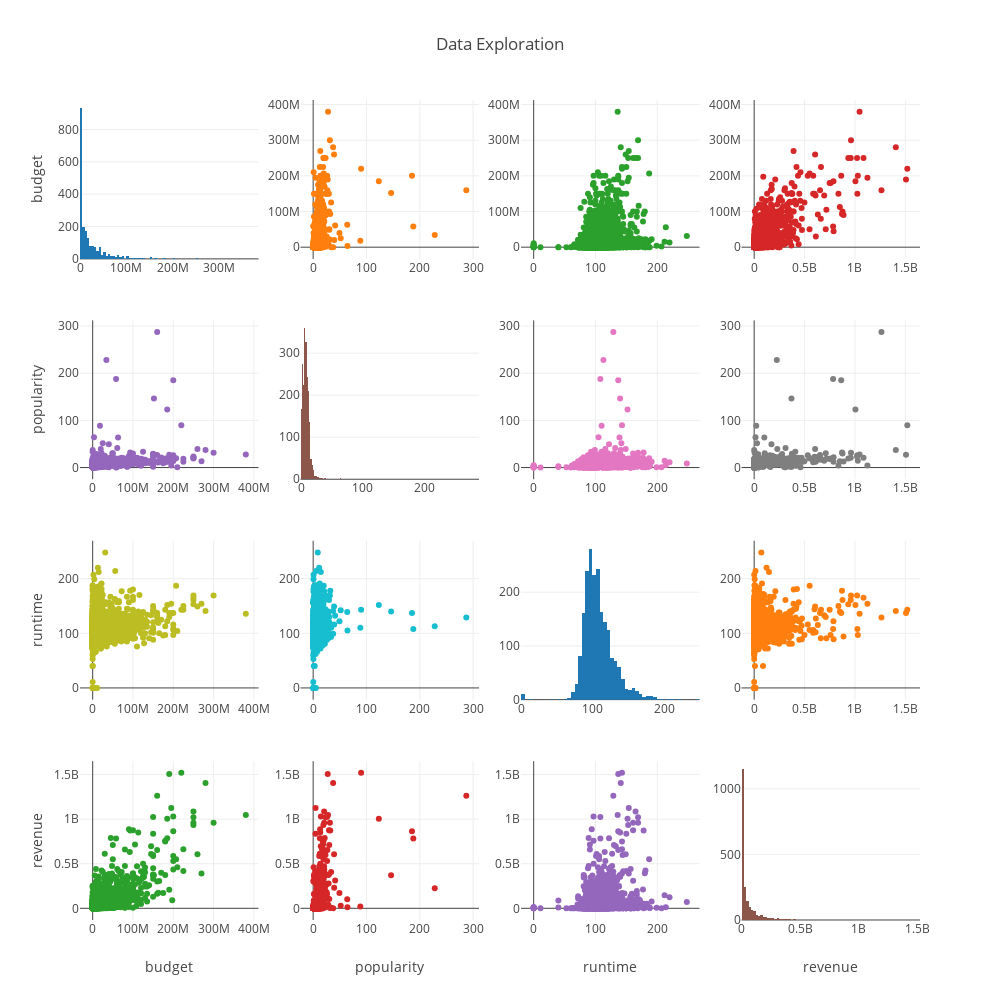

Notebook source saved alongside this figure:
### Code cell
#Comparing correlatons between Consumption_per_NIA/log_NIA/Property Type 


figure = ff.create_scatterplotmatrix(
    df[['budget', 'popularity',"runtime","revenue"]],
    height=1000,
    width=1000,
    diag='histogram',
    title="Data Exploration")
iplot(figure)

### Figure 1 — Plotly figure (JSON) as saved in the notebook; plotly's stock layout.template omitted (floating-point values rounded to 4 significant figures; data arrays with more than 128 entries replaced by an {"elided": "..."} marker saying what was removed)
{"data": [{"showlegend": false, "type": "histogram", "uid": "e9d103f1-83c6-4f77-b366-d30720e92754", "x": {"elided": "2100 int values"}, "xaxis": "x", "yaxis": "y"}, {"marker": {"size": 6}, "mode": "markers", "showlegend": false, "type": "scatter", "uid": "3c0190e8-6a7a-4d3b-83b2-c886df761262", "x": {"elided": "2100 float values"}, "xaxis": "x2", "y": {"elided": "2100 int values"}, "yaxis": "y2"}, {"marker": {"size": 6}, "mode": "markers", "showlegend": false, "type": "scatter", "uid": "597a13cc-efd2-4f10-8301-7137b9d1be2e", "x": {"elided": "2100 int values"}, "xaxis": "x3", "y": {"elided": "2100 int values"}, "yaxis": "y3"}, {"marker": {"size": 6}, "mode": "markers", "showlegend": false, "type": "scatter", "uid": "a0f9d349-c443-46a5-b7ca-34e248d2c501", "x": {"elided": "2100 int values"}, "xaxis": "x4", "y": {"elided": "2100 int values"}, "yaxis": "y4"}, {"marker": {"size": 6}, "mode": "markers", "showlegend": false, "type": "scatter", "uid": "e941627f-d90a-49ff-9202-dd1c74ba660d", "x": {"elided": "2100 int values"}, "xaxis": "x5", "y": {"elided": "2100 float values"}, "yaxis": "y5"}, {"showlegend": false, "type": "histogram", "uid": "49ee17f2-09dd-43db-ba95-46b05bdce609", "x": {"elided": "2100 float values"}, "xaxis": "x6", "yaxis": "y6"}, {"marker": {"size": 6}, "mode": "markers", "showlegend": false, "type": "scatter", "uid": "bc43e3c7-06a6-4d15-b7e0-2744d192911a", "x": {"elided": "2100 int values"}, "xaxis": "x7", "y": {"elided": "2100 float values"}, "yaxis": "y7"}, {"marker": {"size": 6}, "mode": "markers", "showlegend": false, "type": "scatter", "uid": "dc6da27f-3bfc-47f8-9723-e68773b30a9b", "x": {"elided": "2100 int values"}, "xaxis": "x8", "y": {"elided": "2100 float values"}, "yaxis": "y8"}, {"marker": {"size": 6}, "mode": "markers", "showlegend": false, "type": "scatter", "uid": "a61eeb19-bd55-42aa-a272-73d3a9833963", "x": {"elided": "2100 int values"}, "xaxis": "x9", "y": {"elided": "2100 int values"}, "yaxis": "y9"}, {"marker": {"size": 6}, "mode": "markers", "showlegend": false, "type": "scatter", "uid": "4a242dc9-09f8-44f7-ba88-1eedb31495b9", "x": {"elided": "2100 float values"}, "xaxis": "x10", "y": {"elided": "2100 int values"}, "yaxis": "y10"}, {"showlegend": false, "type": "histogram", "uid": "5a0b2341-874f-4b53-83b5-d09031a24b54", "x": {"elided": "2100 int values"}, "xaxis": "x11", "yaxis": "y11"}, {"marker": {"size": 6}, "mode": "markers", "showlegend": false, "type": "scatter", "uid": "86b0f04f-c40a-48eb-ba35-dd13091c00a6", "x": {"elided": "2100 int values"}, "xaxis": "x12", "y": {"elided": "2100 int values"}, "yaxis": "y12"}, {"marker": {"size": 6}, "mode": "markers", "showlegend": false, "type": "scatter", "uid": "bfa58e39-699a-4e6a-bcfd-4173474e56b1", "x": {"elided": "2100 int values"}, "xaxis": "x13", "y": {"elided": "2100 int values"}, "yaxis": "y13"}, {"marker": {"size": 6}, "mode": "markers", "showlegend": false, "type": "scatter", "uid": "642831c4-8c8a-4712-aa74-20b73eb2e0ed", "x": {"elided": "2100 float values"}, "xaxis": "x14", "y": {"elided": "2100 int values"}, "yaxis": "y14"}, {"marker": {"size": 6}, "mode": "markers", "showlegend": false, "type": "scatter", "uid": "da44fb05-1b65-4493-8ac5-ffdecadc048e", "x": {"elided": "2100 int values"}, "xaxis": "x15", "y": {"elided": "2100 int values"}, "yaxis": "y15"}, {"showlegend": false, "type": "histogram", "uid": "9e2006f0-ad38-4536-82a9-52ce22638db8", "x": {"elided": "2100 int values"}, "xaxis": "x16", "yaxis": "y16"}], "layout": {"height": 1000, "showlegend": true, "title": {"text": "Data Exploration"}, "width": 1000, "xaxis": {"anchor": "y", "domain": [0, 0.2125]}, "xaxis10": {"anchor": "y10", "domain": [0.2625, 0.475]}, "xaxis11": {"anchor": "y11", "domain": [0.525, 0.7375]}, "xaxis12": {"anchor": "y12", "domain": [0.7875, 1]}, "xaxis13": {"anchor": "y13", "domain": [0, 0.2125], "title": {"text": "budget"}}, "xaxis14": {"anchor": "y14", "domain": [0.2625, 0.475], "title": {"text": "popularity"}}, "xaxis15": {"anchor": "y15", "domain": [0.525, 0.7375], "title": {"text": "runtime"}}, "xaxis16": {"anchor": "y16", "domain": [0.7875, 1], "title": {"text": "revenue"}}, "xaxis2": {"anchor": "y2", "domain": [0.2625, 0.475]}, "xaxis3": {"anchor": "y3", "domain": [0.525, 0.7375]}, "xaxis4": {"anchor": "y4", "domain": [0.7875, 1]}, "xaxis5": {"anchor": "y5", "domain": [0, 0.2125]}, "xaxis6": {"anchor": "y6", "domain": [0.2625, 0.475]}, "xaxis7": {"anchor": "y7", "domain": [0.525, 0.7375]}, "xaxis8": {"anchor": "y8", "domain": [0.7875, 1]}, "xaxis9": {"anchor": "y9", "domain": [0, 0.2125]}, "yaxis": {"anchor": "x", "domain": [0.8063, 1], "title": {"text": "budget"}}, "yaxis10": {"anchor": "x10", "domain": [0.2687, 0.4625]}, "yaxis11": {"anchor": "x11", "domain": [0.2687, 0.4625]}, "yaxis12": {"anchor": "x12", "domain": [0.2687, 0.4625]}, "yaxis13": {"anchor": "x13", "domain": [0, 0.1938], "title": {"text": "revenue"}}, "yaxis14": {"anchor": "x14", "domain": [0, 0.1938]}, "yaxis15": {"anchor": "x15", "domain": [0, 0.1938]}, "yaxis16": {"anchor": "x16", "domain": [0, 0.1938]}, "yaxis2": {"anchor": "x2", "domain": [0.8063, 1]}, "yaxis3": {"anchor": "x3", "domain": [0.8063, 1]}, "yaxis4": {"anchor": "x4", "domain": [0.8063, 1]}, "yaxis5": {"anchor": "x5", "domain": [0.5375, 0.7312], "title": {"text": "popularity"}}, "yaxis6": {"anchor": "x6", "domain": [0.5375, 0.7312]}, "yaxis7": {"anchor": "x7", "domain": [0.5375, 0.7312]}, "yaxis8": {"anchor": "x8", "domain": [0.5375, 0.7312]}, "yaxis9": {"anchor": "x9", "domain": [0.2687, 0.4625], "title": {"text": "runtime"}}}}
